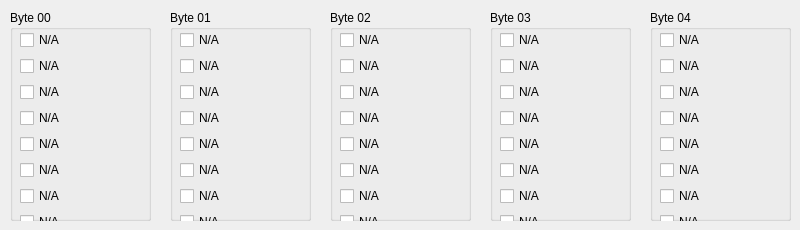
     <widget class="QWidget" name="tab_3">
      <attribute name="title">
       <string>0500</string>
      </attribute>
      <widget class="QGroupBox" name="groupBox_14">
       <property name="geometry">
        <rect>
         <x>170</x>
         <y>10</y>
         <width>141</width>
         <height>211</height>
        </rect>
       </property>
       <property name="title">
        <string>Byte 01</string>
       </property>
       <widget class="QWidget" name="layoutWidget_12">
        <property name="geometry">
         <rect>
          <x>10</x>
          <y>20</y>
          <width>72</width>
          <height>204</height>
         </rect>
        </property>
        <layout class="QVBoxLayout" name="verticalLayout_13">
         <item>
          <widget class="QCheckBox" name="checkBox_97">
           <property name="text">
            <string>N/A</string>
           </property>
          </widget>
         </item>
         <item>
          <widget class="QCheckBox" name="checkBox_98">
           <property name="text">
            <string>N/A</string>
           </property>
          </widget>
         </item>
         <item>
          <widget class="QCheckBox" name="checkBox_99">
           <property name="text">
            <string>N/A</string>
           </property>
          </widget>
         </item>
         <item>
          <widget class="QCheckBox" name="checkBox_100">
           <property name="text">
            <string>N/A</string>
           </property>
          </widget>
         </item>
         <item>
          <widget class="QCheckBox" name="checkBox_101">
           <property name="text">
            <string>N/A</string>
           </property>
          </widget>
         </item>
         <item>
          <widget class="QCheckBox" name="checkBox_102">
           <property name="text">
            <string>N/A</string>
           </property>
          </widget>
         </item>
         <item>
          <widget class="QCheckBox" name="checkBox_103">
           <property name="text">
            <string>N/A</string>
           </property>
          </widget>
         </item>
         <item>
          <widget class="QCheckBox" name="checkBox_104">
           <property name="text">
            <string>N/A</string>
           </property>
          </widget>
         </item>
        </layout>
       </widget>
      </widget>
      <widget class="QGroupBox" name="groupBox_15">
       <property name="geometry">
        <rect>
         <x>490</x>
         <y>10</y>
         <width>141</width>
         <height>211</height>
        </rect>
       </property>
       <property name="title">
        <string>Byte 03</string>
       </property>
       <widget class="QWidget" name="layoutWidget_13">
        <property name="geometry">
         <rect>
          <x>10</x>
          <y>20</y>
          <width>72</width>
          <height>204</height>
         </rect>
        </property>
        <layout class="QVBoxLayout" name="verticalLayout_14">
         <item>
          <widget class="QCheckBox" name="checkBox_105">
           <property name="text">
            <string>N/A</string>
           </property>
          </widget>
         </item>
         <item>
          <widget class="QCheckBox" name="checkBox_106">
           <property name="text">
            <string>N/A</string>
           </property>
          </widget>
         </item>
         <item>
          <widget class="QCheckBox" name="checkBox_107">
           <property name="text">
            <string>N/A</string>
           </property>
          </widget>
         </item>
         <item>
          <widget class="QCheckBox" name="checkBox_108">
           <property name="text">
            <string>N/A</string>
           </property>
          </widget>
         </item>
         <item>
          <widget class="QCheckBox" name="checkBox_109">
           <property name="text">
            <string>N/A</string>
           </property>
          </widget>
         </item>
         <item>
          <widget class="QCheckBox" name="checkBox_110">
           <property name="text">
            <string>N/A</string>
           </property>
          </widget>
         </item>
         <item>
          <widget class="QCheckBox" name="checkBox_111">
           <property name="text">
            <string>N/A</string>
           </property>
          </widget>
         </item>
         <item>
          <widget class="QCheckBox" name="checkBox_112">
           <property name="text">
            <string>N/A</string>
           </property>
          </widget>
         </item>
        </layout>
       </widget>
      </widget>
      <widget class="QGroupBox" name="groupBox_16">
       <property name="geometry">
        <rect>
         <x>10</x>
         <y>10</y>
         <width>141</width>
         <height>211</height>
        </rect>
       </property>
       <property name="title">
        <string>Byte 00</string>
       </property>
       <widget class="QWidget" name="layoutWidget_14">
        <property name="geometry">
         <rect>
          <x>10</x>
          <y>20</y>
          <width>72</width>
          <height>204</height>
         </rect>
        </property>
        <layout class="QVBoxLayout" name="verticalLayout_15">
         <item>
          <widget class="QCheckBox" name="checkBox_113">
           <property name="text">
            <string>N/A</string>
           </property>
          </widget>
         </item>
         <item>
          <widget class="QCheckBox" name="checkBox_114">
           <property name="text">
            <string>N/A</string>
           </property>
          </widget>
         </item>
         <item>
          <widget class="QCheckBox" name="checkBox_115">
           <property name="text">
            <string>N/A</string>
           </property>
          </widget>
         </item>
         <item>
          <widget class="QCheckBox" name="checkBox_116">
           <property name="text">
            <string>N/A</string>
           </property>
          </widget>
         </item>
         <item>
          <widget class="QCheckBox" name="checkBox_117">
           <property name="text">
            <string>N/A</string>
           </property>
          </widget>
         </item>
         <item>
          <widget class="QCheckBox" name="checkBox_118">
           <property name="text">
            <string>N/A</string>
           </property>
          </widget>
         </item>
         <item>
          <widget class="QCheckBox" name="checkBox_119">
           <property name="text">
            <string>N/A</string>
           </property>
          </widget>
         </item>
         <item>
          <widget class="QCheckBox" name="checkBox_120">
           <property name="text">
            <string>N/A</string>
           </property>
          </widget>
         </item>
        </layout>
       </widget>
      </widget>
      <widget class="QGroupBox" name="groupBox_17">
       <property name="geometry">
        <rect>
         <x>330</x>
         <y>10</y>
         <width>141</width>
         <height>211</height>
        </rect>
       </property>
       <property name="title">
        <string>Byte 02</string>
       </property>
       <widget class="QWidget" name="layoutWidget_15">
        <property name="geometry">
         <rect>
          <x>10</x>
          <y>20</y>
          <width>72</width>
          <height>204</height>
         </rect>
        </property>
        <layout class="QVBoxLayout" name="verticalLayout_16">
         <item>
          <widget class="QCheckBox" name="checkBox_121">
           <property name="text">
            <string>N/A</string>
           </property>
          </widget>
         </item>
         <item>
          <widget class="QCheckBox" name="checkBox_122">
           <property name="text">
            <string>N/A</string>
           </property>
          </widget>
         </item>
         <item>
          <widget class="QCheckBox" name="checkBox_123">
           <property name="text">
            <string>N/A</string>
           </property>
          </widget>
         </item>
         <item>
          <widget class="QCheckBox" name="checkBox_124">
           <property name="text">
            <string>N/A</string>
           </property>
          </widget>
         </item>
         <item>
          <widget class="QCheckBox" name="checkBox_125">
           <property name="text">
            <string>N/A</string>
           </property>
          </widget>
         </item>
         <item>
          <widget class="QCheckBox" name="checkBox_126">
           <property name="text">
            <string>N/A</string>
           </property>
          </widget>
         </item>
         <item>
          <widget class="QCheckBox" name="checkBox_127">
           <property name="text">
            <string>N/A</string>
           </property>
          </widget>
         </item>
         <item>
          <widget class="QCheckBox" name="checkBox_128">
           <property name="text">
            <string>N/A</string>
           </property>
          </widget>
         </item>
        </layout>
       </widget>
      </widget>
      <widget class="QGroupBox" name="groupBox_18">
       <property name="geometry">
        <rect>
         <x>650</x>
         <y>10</y>
         <width>141</width>
         <height>211</height>
        </rect>
       </property>
       <property name="title">
        <string>Byte 04</string>
       </property>
       <widget class="QWidget" name="layoutWidget_16">
        <property name="geometry">
         <rect>
          <x>10</x>
          <y>20</y>
          <width>72</width>
          <height>204</height>
         </rect>
        </property>
        <layout class="QVBoxLayout" name="verticalLayout_17">
         <item>
          <widget class="QCheckBox" name="checkBox_129">
           <property name="text">
            <string>N/A</string>
           </property>
          </widget>
         </item>
         <item>
          <widget class="QCheckBox" name="checkBox_130">
           <property name="text">
            <string>N/A</string>
           </property>
          </widget>
         </item>
         <item>
          <widget class="QCheckBox" name="checkBox_131">
           <property name="text">
            <string>N/A</string>
           </property>
          </widget>
         </item>
         <item>
          <widget class="QCheckBox" name="checkBox_132">
           <property name="text">
            <string>N/A</string>
           </property>
          </widget>
         </item>
         <item>
          <widget class="QCheckBox" name="checkBox_133">
           <property name="text">
            <string>N/A</string>
           </property>
          </widget>
         </item>
         <item>
          <widget class="QCheckBox" name="checkBox_134">
           <property name="text">
            <string>N/A</string>
           </property>
          </widget>
         </item>
         <item>
          <widget class="QCheckBox" name="checkBox_135">
           <property name="text">
            <string>N/A</string>
           </property>
          </widget>
         </item>
         <item>
          <widget class="QCheckBox" name="checkBox_136">
           <property name="text">
            <string>N/A</string>
           </property>
          </widget>
         </item>
        </layout>
       </widget>
      </widget>
     </widget>
